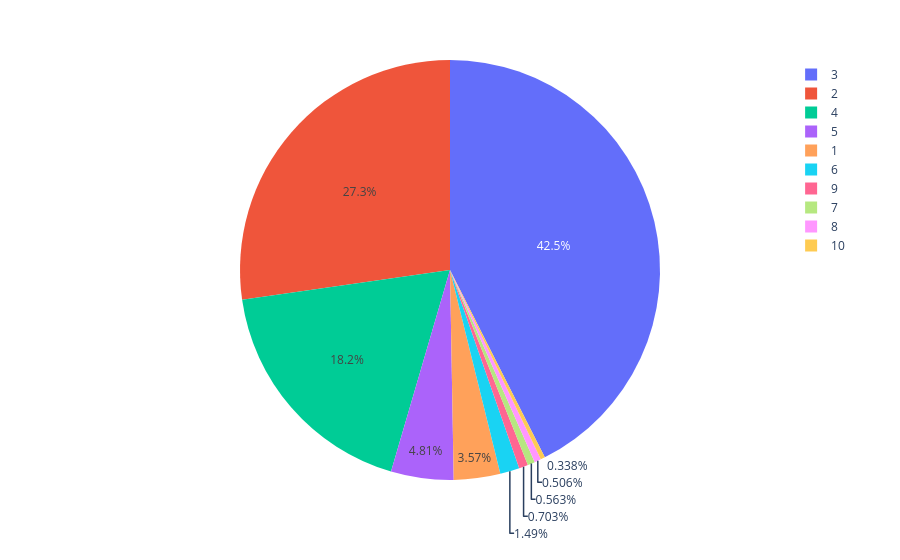

The code cell stored with this chart in its notebook:
### Code cell
fig = px.pie(df, names = 'bedRoom')
fig.show()

### Figure 1 — Plotly figure (JSON) as saved in the notebook; plotly's stock layout.template omitted (floating-point values rounded to 4 significant figures; data arrays with more than 128 entries replaced by an {"elided": "..."} marker saying what was removed)
{"data": [{"domain": {"x": [0, 1], "y": [0, 1]}, "hovertemplate": "bedRoom=%{label}<extra></extra>", "labels": {"elided": "3554 int values"}, "legendgroup": "", "name": "", "showlegend": true, "type": "pie"}], "layout": {"autosize": true, "legend": {"tracegroupgap": 0}, "margin": {"t": 60}}}
